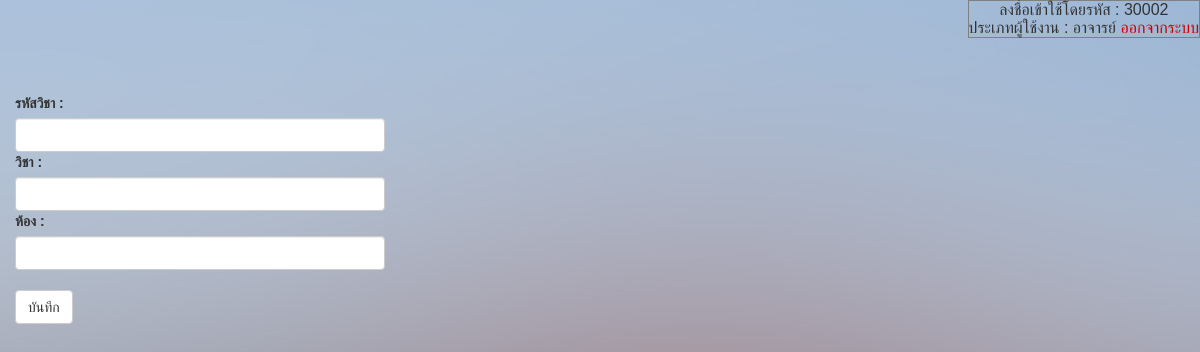
Page /html5up-dimension/subject_edit.php?subjectID=ท31101&class=1/12 (signed in) on the earlier database version.
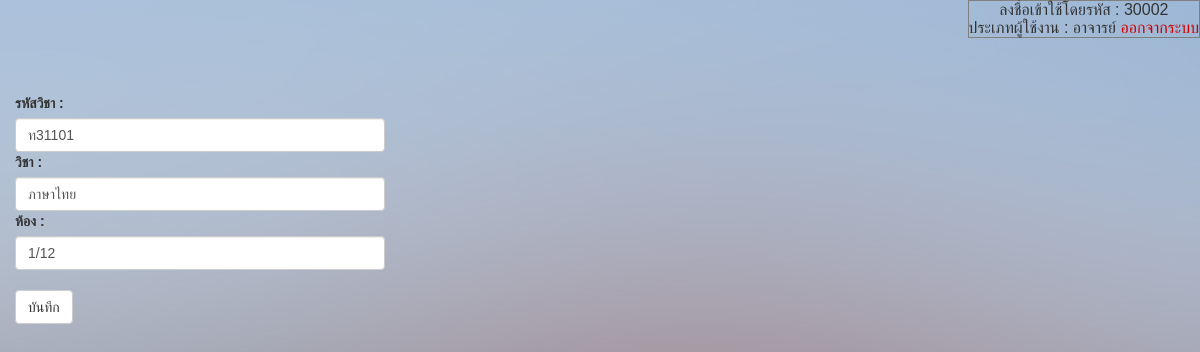
Same page on the later database version.
### tables this page shows
CREATE TABLE `subject` (
  `subjectID` varchar(255) NOT NULL,
  `subject` varchar(255) NOT NULL,
  `class` varchar(11) NOT NULL,
  `teacherID` int(11) NOT NULL,
  `update` datetime NOT NULL
);

### html5up-dimension/subject_edit.php (the view, shortened to what this page needs)
<?php
if (!$_SESSION["uname"]){
	  Header("Location: Login.php");
}else{?>
<html>
	<head>
    <link rel="stylesheet" href="https://maxcdn.bootstrapcdn.com/bootstrap/3.3.7/css/bootstrap.min.css">
	</head>
<div class="abcd">
	<body background="/images/bg.jpg">
    <div align="right" class="a" >
      <table border="1">
      		<td>
    		  <center> ลงชื่อเข้าใช้โดยรหัส :
    			<?php echo($_SESSION['userID']);?><br>
          ประเภทผู้ใช้งาน : <?php echo($_SESSION['typeUser']);?>
    			<a href="logout.php"><font color="#CC0000">ออกจากระบบ</font></a></center>
        </td>
        </table>
    </div>
<br><br>
<form name="form1" method="post" action="subject_edit2.php?subjectID=<?php echo $_GET["subjectID"];?>&class=<?php echo $_GET["class"];?>" enctype="multipart/form-data">
        <?php
        include ("connectDB.php");
        $strSQL = mysqli_query($mysqli,"SELECT * FROM subject WHERE subjectID='".$_GET["subjectID"]."' and class='".$_GET["class"]."'");
        $objResult = mysqli_fetch_array($strSQL);
        ?>
        <div class="form-group">
          <div class="col-xs-4">
          <label for="idPD">รหัสวิชา : </label>
          <input class="form-control"  type="text" name="subjectID" value="<?php echo $objResult["subjectID"];?>">
          <label for="idPD">วิชา : </label>
          <input class="form-control"  type="text" name="subject" value="<?php echo $objResult["subject"];?>">
          <label for="idPD">ห้อง : </label>
          <input class="form-control"  type="text" name="class" value="<?php echo $objResult["class"];?>">
          <br>
          <button type="submit" class="btn btn-default">บันทึก</button>
        </div>
        </div>
	</body>
</html>
<?php }?>

Differences in the rows shown:
added subject: subjectID "ท31101", subject "ภาษาไทย", class "1/12"
